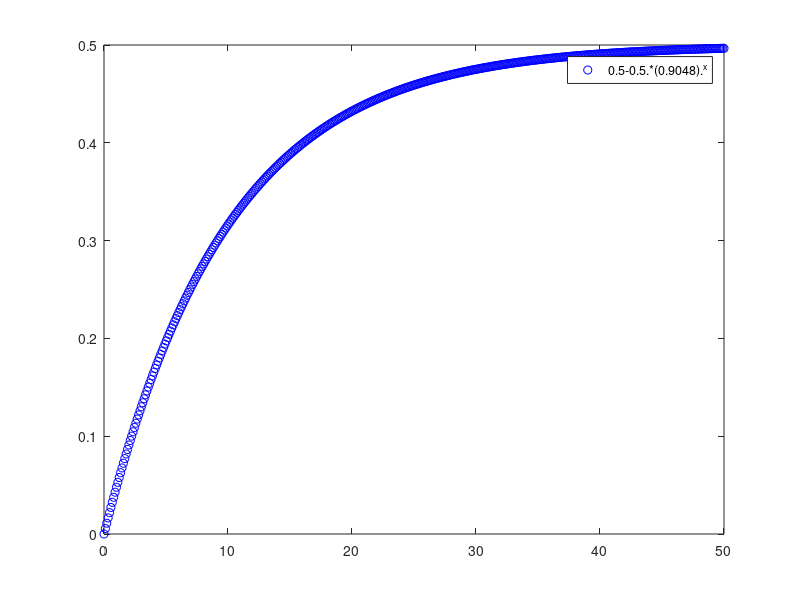

MATLAB code to generate this figure:
Num=0.0476;
Den=conv([1 -1],[1 -0.9048]);
[Res,P,K]=residue(Num,Den)

% Res =
%     0.5000
%    -0.5000
% P =
%     1.0000
%     0.9048

fplot('0.5-0.5*(0.9048)^x',[0 50],'ob')

